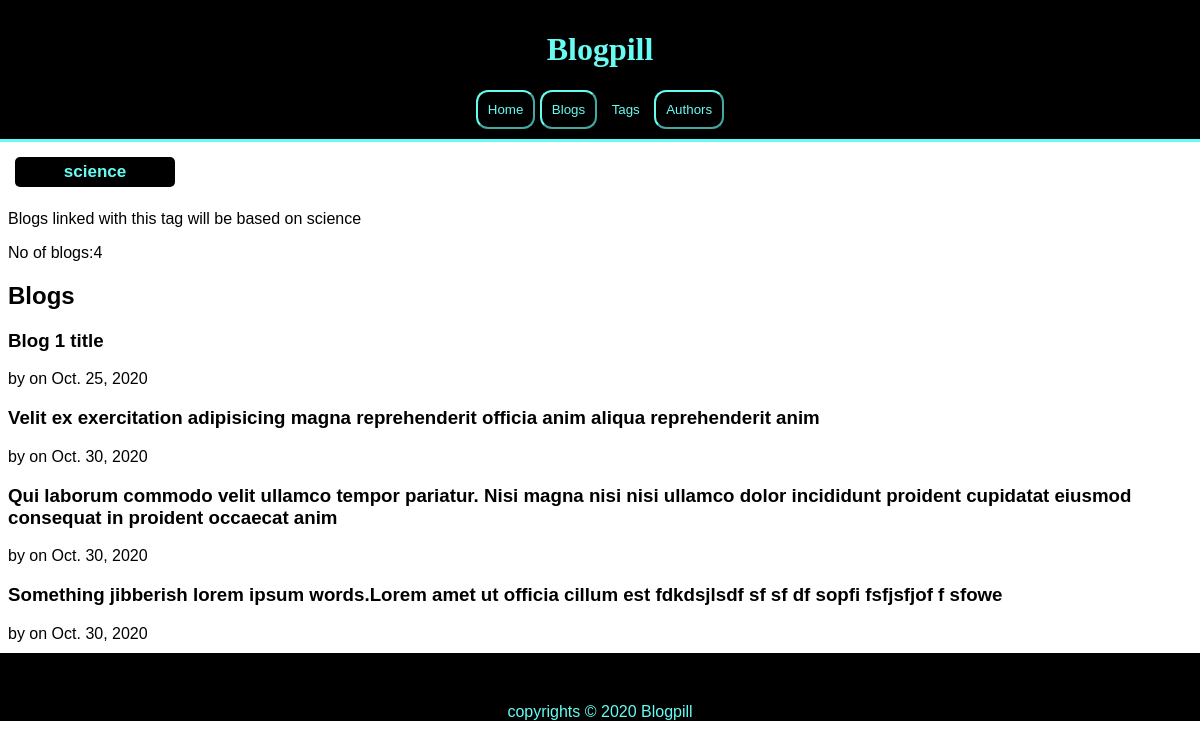
Before: /tags/science/ with the older database file.
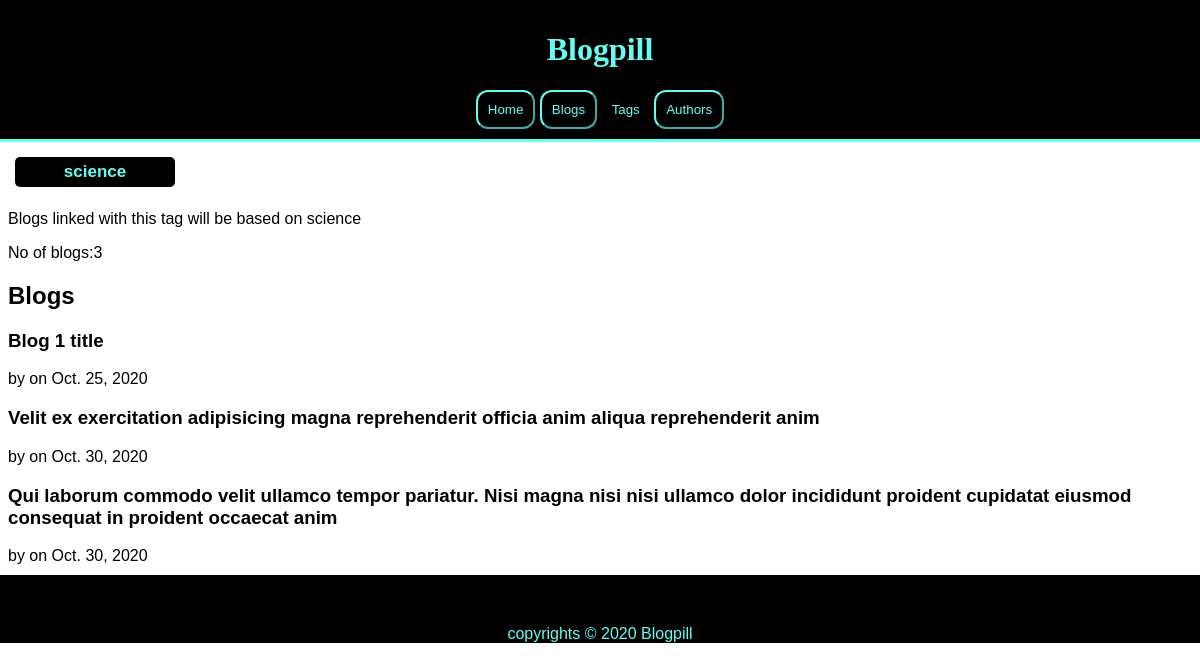
After: the same page with the newer database file.
### blogs/models.py (models this page shows, shortened)
class Blogs(models.Model):
    title=models.CharField(max_length=300)
    content=models.TextField()
    published_date=models.DateTimeField(auto_now=True)
    author=models.ForeignKey("authors.Authors",blank=True,null=True,on_delete=models.CASCADE,related_name="blogs")
    image=models.ImageField(upload_to="blog_images",blank=True,null=True)
    image_link=models.URLField(blank=True,null=True)
    alt_msg=models.CharField(default="Image related to this blog",max_length=200)
    tags=models.ManyToManyField("tags.Tags",related_name="blogs")

### tags/views.py (the view)
# urls.py: path("<str:tag_name>/",tags_views.tag_view,name="tag_view"),
def tag_view(request,tag_name):
    tag=Tags.objects.get(name=tag_name)
    blogs=tag.blogs.all()
    no_of_blogs=len(blogs)
    context={
        'title': tag.name,
        'blogs': blogs,
        'tag':tag,
        'no_of_blogs':no_of_blogs,
    }
    return render(request,"tags/tag_view.html",context)

### tags/templates/tags/tag_view.html
{% extends "tags/tags_layout.html" %}
{% block body %}
<h2 class="tag-name">{{tag.name}}</h2>
<p class="tag-description">{{ tag.description }}</p>
<span>No of blogs:{{ no_of_blogs }}</span>
<br>
<h2>Blogs</h2>
{% for blog in blogs %}
    <h3>
        <a href="{% url 'blogs:blog_view' blog.id %}">{{blog.title}}</a>
    </h3>
    <span>
        by <a href="{% url 'authors:author_profile' blog.id %}">{{blog.author.name}}</a> on {{ blog.published_date.date }}
    </span>
    <br>
{% empty %}
    <h3>No blogs related to the tag {{ tag.name }}</h3>
{% endfor %}
{% endblock body %}

Changed rows visible on the page:
removed Blogs: title "Something jibberish lorem ipsum words.Lorem amet ut officia cillum est fdkdsjlsdf sf sf df sopfi fsfjsfjof f sfowe", published_date "Oct. 30, 2020"
Other visible differences:
{{ no_of_blogs }}: "4" → "3"
